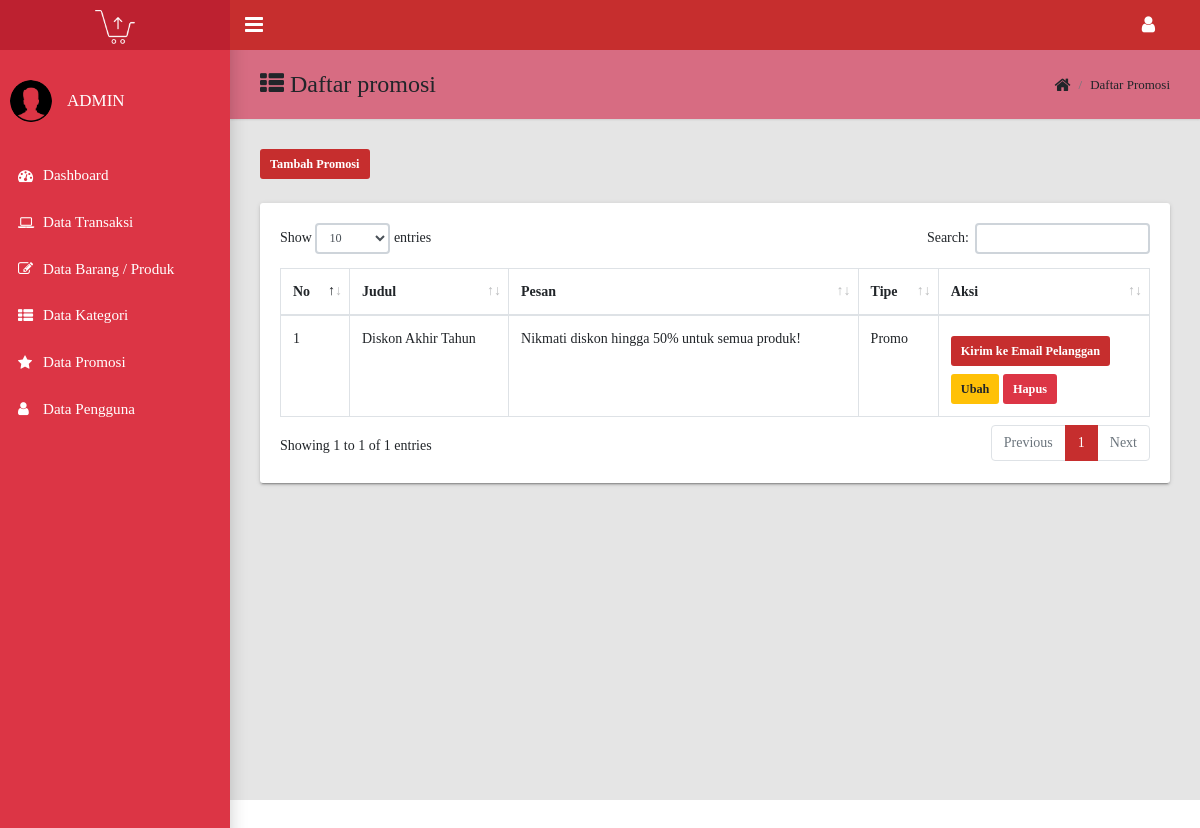
The page /admin/index.php?halaman=promosidaftar (signed in) on the database its author committed.
### tables this page shows
CREATE TABLE `promosi` (
  `idpromosi` int(11) NOT NULL,
  `judul` varchar(255) NOT NULL,
  `pesan` text NOT NULL,
  `tipe` text NOT NULL,
  `gambar` text DEFAULT NULL,
  `status` text NOT NULL,
  `waktu` datetime DEFAULT current_timestamp()
);

### admin/promosidaftar.php (the view, shortened to what this page needs)
<main class="app-content">
    <div class="app-title" style="background-color: #d76c82;">
        <div>
            <h1><i class="fa fa-th-list"></i> Daftar promosi</h1>
        </div>
        <ul class="app-breadcrumb breadcrumb side">
            <li class="breadcrumb-item"><i class="fa fa-home fa-lg"></i></li>
            <li class="breadcrumb-item">Daftar Promosi</li>
        </ul>
    </div>
    <a href="index.php?halaman=promositambah" class="btn btn-primary btn-sm btn-round mb-4">Tambah Promosi</a>
    <div class="row">
        <div class="col-md-12">
            <div class="tile">
                <div class="tile-body">
                    <table class="table table-hover table-bordered" id="sampleTable">
                        <thead>
                            <tr>
                                <th>No</th>
                                <th>Judul</th>
                                <th>Pesan</th>
                                <th>Tipe</th>
                                <th>Aksi</th>
                            </tr>
                        </thead>
                        <tbody>
                            <?php $nomor = 1; ?>
                            <?php $ambil = $koneksi->query("SELECT * FROM promosi"); ?>
                            <?php while ($data = $ambil->fetch_assoc()) { ?>
                                <tr>
                                    <td><?php echo $nomor ?></td>
                                    <td><?php echo $data["judul"] ?></td>
                                    <td><?php echo $data["pesan"] ?></td>
                                    <td><?php echo $data["tipe"] ?></td>
                                    <td>
                                        <form method="POST" action="">
                                            <button type="submit" name="kirim_email" class="btn btn-info btn-sm btn-round mt-2" onclick="return confirm('Apakah Anda yakin ingin mengirim promosi ini ke email pelanggan?')">Kirim ke Email Pelanggan</button>
                                        </form>
                                        <a href="index.php?halaman=promosiedit&id=<?php echo $data['idpromosi']; ?>" class="btn btn-warning btn-sm btn-round mt-2">Ubah</a>
                                        <a href="index.php?halaman=promosihapus&id=<?php echo $data['idpromosi']; ?>" class="btn btn-danger btn-sm btn-round mt-2" onclick="return confirm('Apakah Anda Yakin Ingin Menghapus Data ?')">Hapus</a>
                                    </td>
                                </tr>
                                <?php $nomor++; ?>
                            <?php } ?>
                        </tbody>
                    </table>
                </div>
            </div>
        </div>
    </div>
</main>

### rows shown on the page
promosi: judul "Diskon Akhir Tahun", pesan "Nikmati diskon hingga 50% untuk semua produk!", tipe "Promo"
